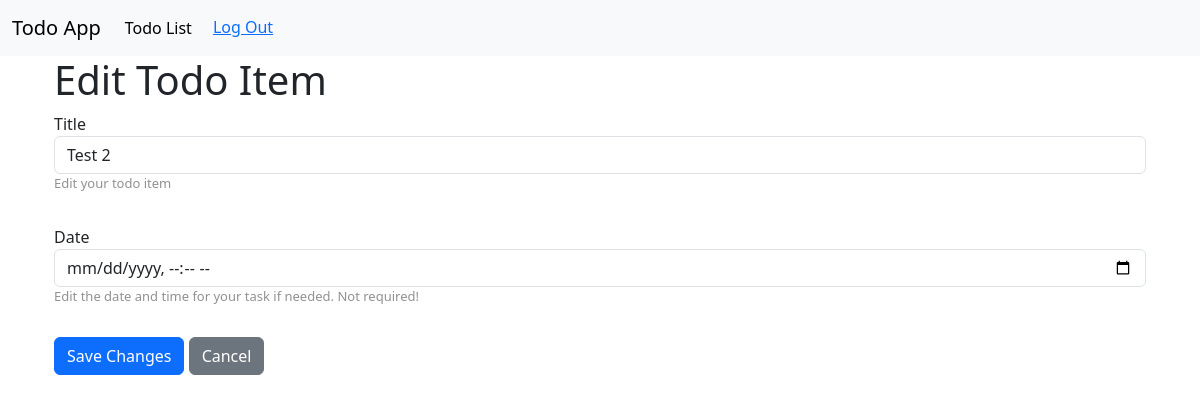
Page /7/edit/ (signed in) on the earlier database version.
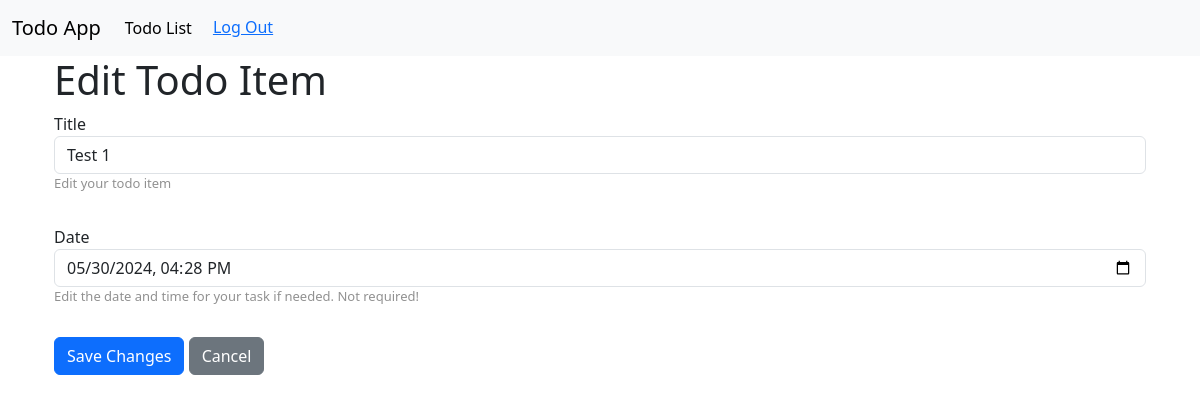
Same page on the later database version.
### todo_app/models.py (models this page shows, shortened)
class TodoItem(models.Model):
    title = models.CharField(max_length=200)
    checked = models.BooleanField(default=False)
    owner = models.ForeignKey(User, on_delete=models.CASCADE, null=True)
    date = models.DateTimeField(blank=True, null=True)

### todo_app/views.py (the view)
# urls.py: path('<int:id>/edit/', edit_todo_item, name='todo_item_edit'),
@login_required(login_url='/accounts/login')
def edit_todo_item(request, id):
    todo_item = get_object_or_404(TodoItem, id=id, owner=request.user)
    if request.method == 'POST':
        form = TodoItemForm(request.POST, instance=todo_item)
        if form.is_valid():
            form.save()
            return redirect('todo_app:todo_list')
    else:
        form = TodoItemForm(instance=todo_item)
    return render(request, 'todo_app/edit_todo_item.html', {'form': form})

### todo_app/forms.py (shortened to what this page needs)
class TodoItemForm(forms.ModelForm):
    class Meta:
        model = TodoItem
        fields = ['title', 'checked', 'date']

### todo_app/templates/todo_app/edit_todo_item.html (shortened to what this page needs)
{% extends 'base.html' %}
{% block content %}
<div class="container edit-form-container">
    <h1>Edit Todo Item</h1>
    <form class="edit-todo-form" method="POST">
        <div class='input-container'>
            <label for="id_title">{{ form.title.label }}</label>
            <input class="form-control" type="text" name="title" value="{{ form.instance.title }}" required id="id_title">
            <p class='helper-text'>Edit your todo item</p>
        </div>
        <div class='input-container'>
            <label for="id_date">{{ form.date.label }}</label>
            <input class="form-control" type="datetime-local" name="date" value="{% if form.instance.date %}{{ form.instance.date|date:'Y-m-d\TH:i' }}{% endif %}" id="id_date">
            <p class='helper-text'>Edit the date and time for your task if needed. Not required!</p>
        </div>
        <button class='btn btn-primary' type="submit">Save Changes</button>
        <a href="{% url 'todo_app:todo_list' %}" class="btn btn-secondary">Cancel</a>
    </form>
</div>
{% endblock %}

Differences in the rows shown:
changed TodoItem: title "Test 2" → "Test 1"; date (not shown) → "05/30/2024 16:28"
